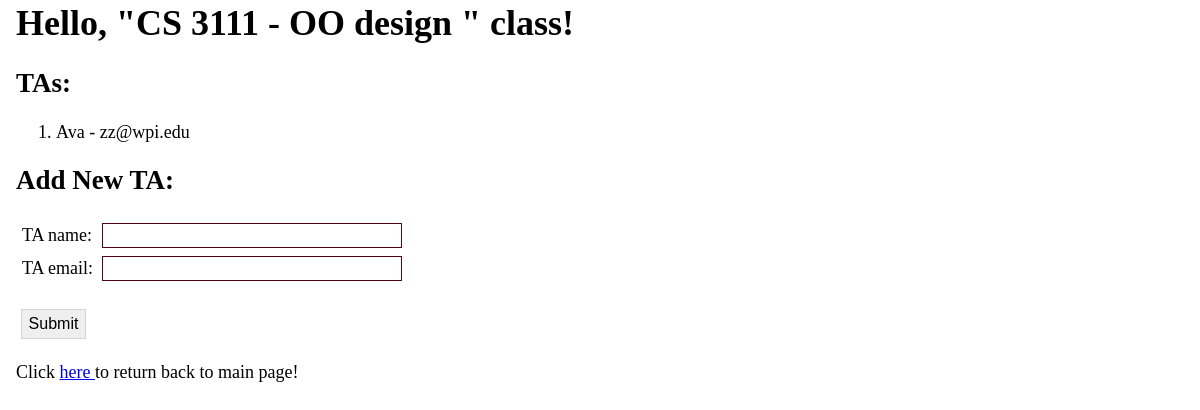
The page /course/3/assignta on the database its author committed.
### app/models.py (models this page shows, shortened)
class Course(db.Model):
    __tablename__ = 'course'
    id = db.Column(db.Integer, primary_key=True)
    coursenum = db.Column(db.String(3))
    title = db.Column(db.String(150))
    major = db.Column(db.String(20))
    roomid = db.Column(db.Integer,db.ForeignKey('room.id'))
    tas = db.relationship(
        'TeachingAssistant', secondary=assigned,
        primaryjoin=(assigned.c.course_id == id), lazy='dynamic', overlaps="courses")
    def all_tas(self):
        return self.tas

class TeachingAssistant(db.Model):
    __tablename__ = 'teachingassistant'
    id = db.Column(db.Integer, primary_key = True)
    ta_name =  db.Column(db.String(100))
    ta_email =  db.Column(db.String(120))
    courses = db.relationship(
        'Course', secondary=assigned,
        primaryjoin=(assigned.c.ta_id == id), lazy='dynamic', overlaps="tas")

### app/routes.py (the view, shortened to what this page needs)
@app_blueprint.route('/course/<courseid>/assignta', methods = ['GET', 'POST'])
def course(courseid):
    form = TAForm()
    thecourse = Course.query.session.get(Course,courseid)
    return render_template('course.html', form = form, current_course = thecourse)

### app/forms.py
class TAForm(FlaskForm):
    ta_name = StringField(label= "TA name:", validators=[DataRequired()])
    ta_email = StringField(label= "TA email:", validators=[DataRequired(), Email()])
    submit = SubmitField('Submit')

### app/templates/course.html (shortened to what this page needs)
<head>
  <link rel="stylesheet" href="{{ url_for('static', filename='css/main.css') }}">
</head>
<h1>Hello, "{{current_course.major}} {{current_course.coursenum}} - {{current_course.title}} " class!</h1>
<h2>TAs:</h2>
    <ol>
      {% for ta in current_course.all_tas() %}
        <li>
            {{ta.ta_name}} -  {{ta.ta_email}}
        </li>
      {% endfor %}
    </ol>
<h2>Add New TA:</h2>
    <form method="POST">
      <table>
      <tr> <td>{{ form.ta_name.label(class = "formlabels")}} </td>
      <td class='tcolumn'> {{ form.ta_name(class='forminput')}} </td>
      </tr>
      <tr><td>{{ form.ta_email.label(class="formlabels")}} </td>
        <td class='tcolumn'> {{ form.ta_email(class='forminput')}} </td>
      </tr>
      </table>
    <p>{{ form.submit(class='button')}}</p>
    </form>
<p>Click <a href=" {{url_for('app.index')}}"> here </a> to return back to main page!</p>

### app/static/css/main.css (style rules this page uses)
.button { width : 65px; padding : 3px; font-size: 16px; margin : 5px; padding : 5px; border: 1px solid lightgray; }
.formlabels { margin : 2px; padding : 1px; font-size: 18px; }
.forminput { width: 100%; margin : 2px; padding : 1px; font-size: 18px; box-sizing: border-box; display: block; border:1px solid rgb(80, 4, 19); }
.tcolumn { width: 300px; }

### rows shown on the page
Course: major "CS", coursenum "3111", title "OO design"
TeachingAssistant: ta_name "Ava", ta_email "zz@wpi.edu"
